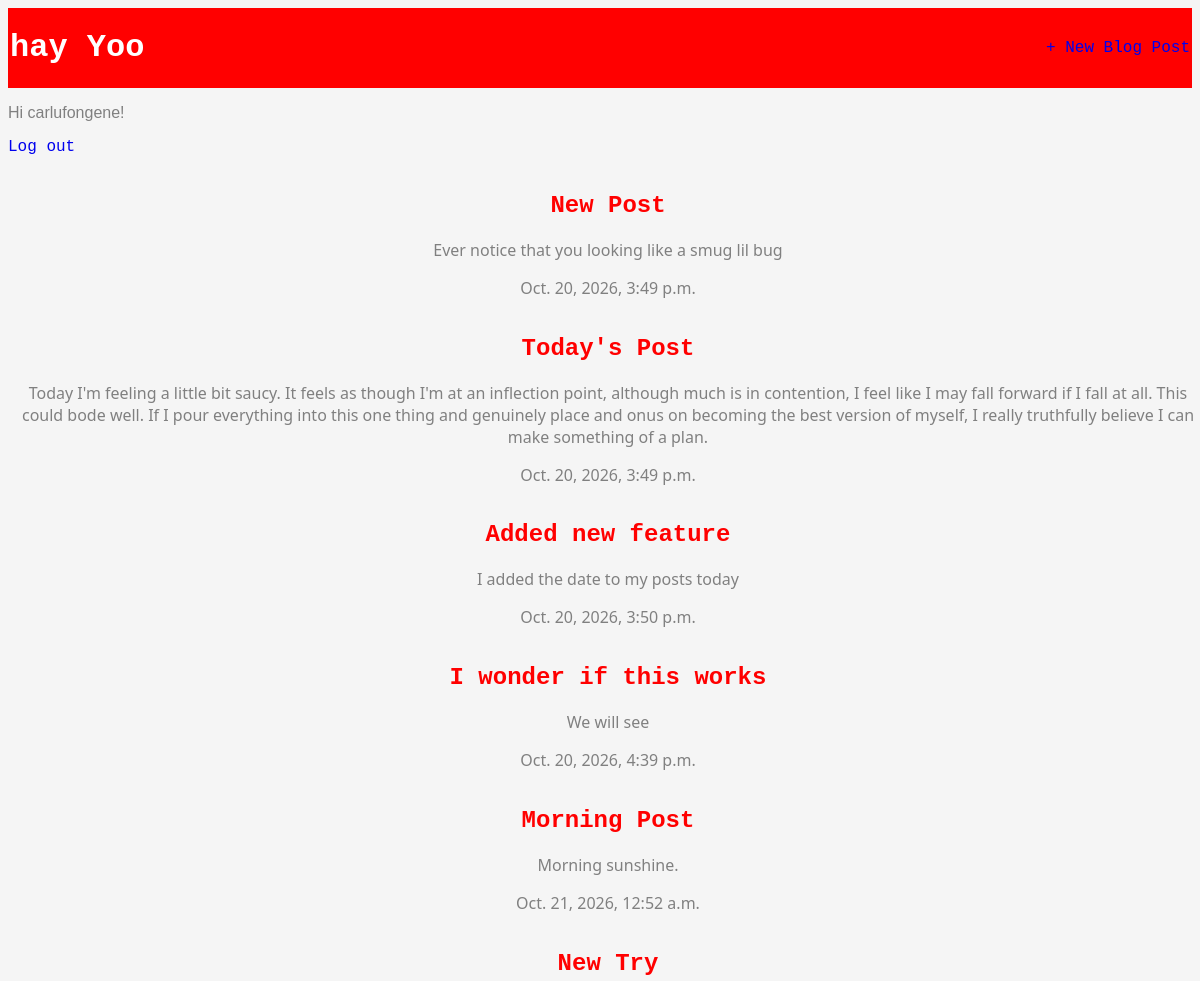
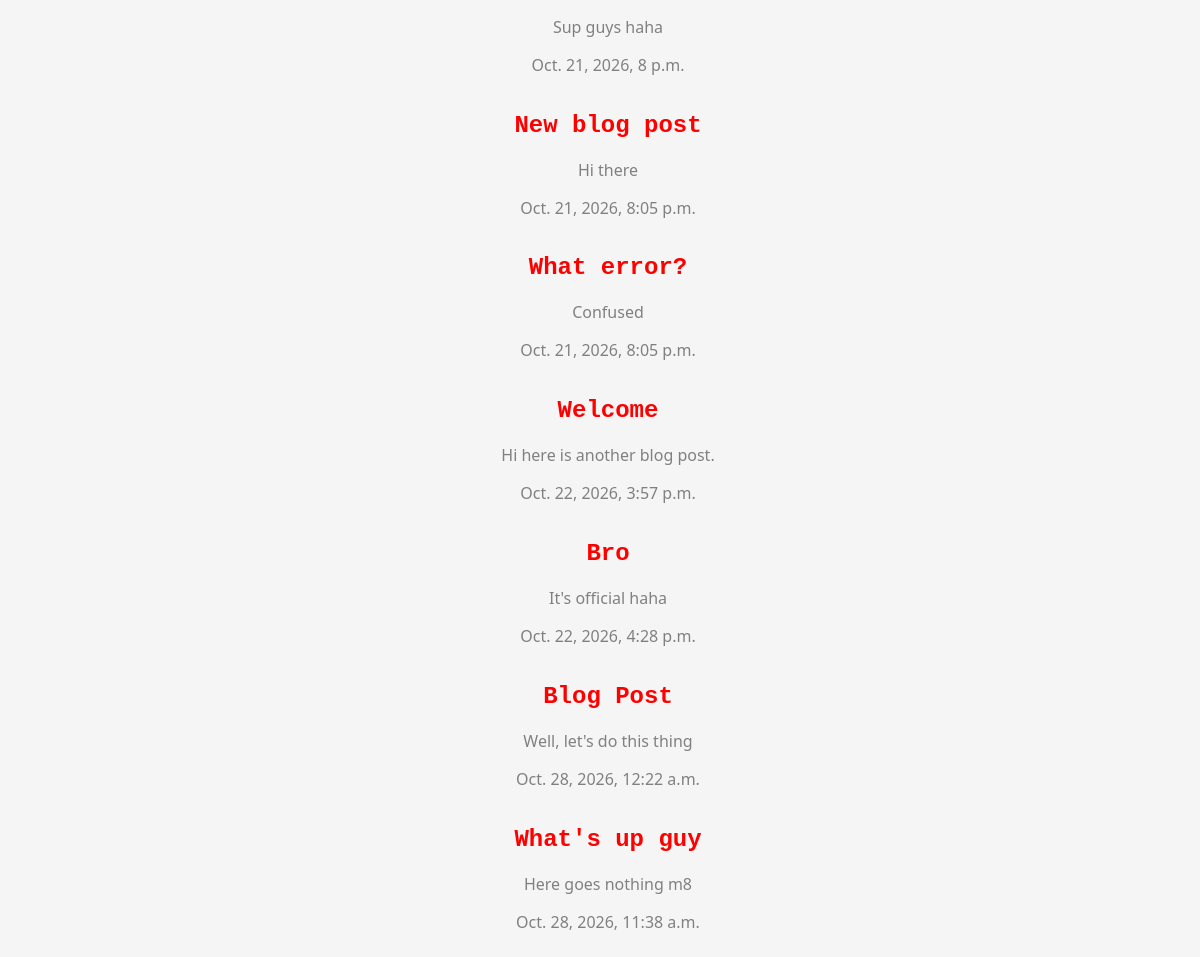
The app's page / (signed in) with its own data (2 pictures, top to bottom).
### blog/models.py (models this page shows, shortened)
class Post(models.Model):
    title = models.CharField(max_length=200)
    author = models.ForeignKey(
    'auth.User',
    on_delete=models.CASCADE,
    )
    body = models.TextField(default="Enter Text Here")
    created_date = timezone.localtime(timezone.now())
    published_date = models.DateTimeField(auto_now_add=True,blank=True, null=True)

### blog/views.py (the view)
# urls.py: path('', BlogListView.as_view(), name='home'),
class BlogListView(ListView):
    model = Post
    template_name = 'home.html'

### templates/home.html
{% extends 'base.html' %}
{% block content %}
{% for post in object_list %}
<body>
<div class="post-entry">
<h2><a href="{% url 'post_detail' post.pk %}">{{ post.title }}</a></h2>
<p>{{ post.body }}</p>
<p>{{ post.published_date }}</p>
</div>
</body>
{% endfor %}
{% endblock content %}

### templates/base.html (shortened to what this page needs)
{% load static %}
<html>
<head>
<link href="{% static 'css/base.css' %}" rel="stylesheet">
</head>
<body>
<header>
    <div class="nav-left">
    <h1><a href="{% url 'home' %}">hay Yoo </a></h1>
    </div>
<div class="nav-right">
<a href="{% url 'post_new' %}">+ New Blog Post</a>
</div>
</header>
{% if user.is_authenticated %}
<p>Hi {{ user.username }}!</p>
<p><a href="{% url 'logout' %}">Log out</a></p>
{% else %}
<p>You are not logged in.</p>
<a href="{% url 'login' %}">Log In</a>
{% endif %}
<div class="content">
{% block content %}
{% endblock content %}
</div>
</body>
</html>
</html>

### static/css/base.css (style rules this page uses)
* { background-color: whitesmoke; }
header { display: flex; flex-direction: row; justify-content: space-between; background-color: red; }
.content { display: flex; width: 100vw; justify-content: center; align-items: center; text-align: center; flex-direction: column; }
body { align-items: center; }
.nav-left { background-color: red; }
.nav-right { display: flex; justify-content: center; align-items: center; background-color: red; }
.nav-right a { background-color: red; border: 2px solid transparent; }
h2 { font-family: 'Courier New', Courier, monospace; }
header h1 a { background-color: red; border: 2px solid transparent; color: white; }
a { font-family: 'Courier New', Courier, monospace; text-decoration: none; outline: none; }
p { font-family: 'Gill Sans', 'Gill Sans MT', Calibri, 'Trebuchet MS', sans-serif; color: gray }
.post-entry p { font-family: 'Segoe UI', Tahoma, Geneva, Verdana, sans-serif; }
h2 a { color:red; }

### records on screen
Post: title "New Post", body "Ever notice that you looking like a smug lil bug", published_date "Oct. 20, 2026, 3:49 p.m."
Post: title "Today's Post", body "Today I'm feeling a little bit saucy. It feels as though I'm at an inflection point, although much is in contention, I feel like I may fall forward if I fall at all. This could bode well. If I pour everything into this one thing and genuinely place and onus on becoming the best version of myself, I really truthfully believe I can make something of a plan.", published_date "Oct. 20, 2026, 3:49 p.m."
Post: title "Added new feature", body "I added the date to my posts today", published_date "Oct. 20, 2026, 3:50 p.m."
Post: title "I wonder if this works", body "We will see", published_date "Oct. 20, 2026, 4:39 p.m."
Post: title "Morning Post", body "Morning sunshine.", published_date "Oct. 21, 2026, 12:52 a.m."
Post: title "New Try", body "Sup guys haha", published_date "Oct. 21, 2026, 8 p.m."
Post: title "New blog post", body "Hi there", published_date "Oct. 21, 2026, 8:05 p.m."
Post: title "What error?", body "Confused", published_date "Oct. 21, 2026, 8:05 p.m."
Post: title "Welcome", body "Hi here is another blog post.", published_date "Oct. 22, 2026, 3:57 p.m."
Post: title "Bro", body "It's official haha", published_date "Oct. 22, 2026, 4:28 p.m."
Post: title "Blog Post", body "Well, let's do this thing", published_date "Oct. 28, 2026, 12:22 a.m."
Post: title "What's up guy", body "Here goes nothing m8", published_date "Oct. 28, 2026, 11:38 a.m."

### other values on screen
{{ user.username }} "carlufongene"
